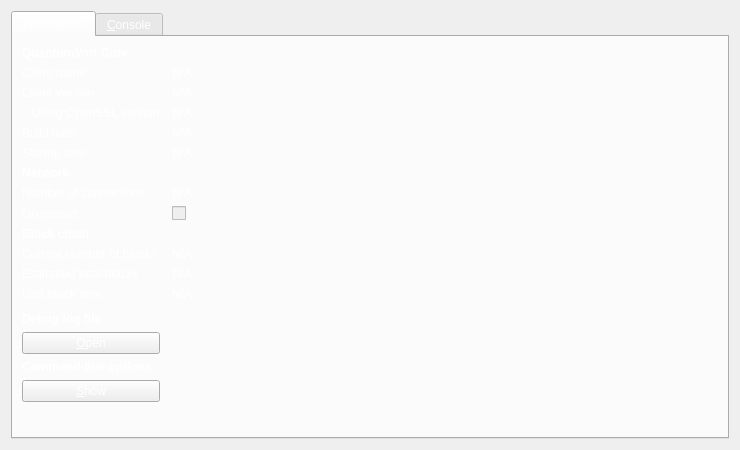
<?xml version="1.0" encoding="UTF-8"?>
<ui version="4.0">
 <class>RPCConsole</class>
 <widget class="QDialog" name="RPCConsole">
  <property name="geometry">
   <rect>
    <x>0</x>
    <y>0</y>
    <width>740</width>
    <height>450</height>
   </rect>
  </property>
  <property name="windowTitle">
   <string>QuantumVort - Debug window</string>
  </property>
  <property name="styleSheet">
   <string notr="true">background-image: url(:/images/bkg2);
color: rgb(255, 255, 255);</string>
  </property>
  <layout class="QVBoxLayout" name="verticalLayout_2">
   <item>
    <widget class="QTabWidget" name="tabWidget">
     <property name="currentIndex">
      <number>0</number>
     </property>
     <widget class="QWidget" name="tab_info">
      <attribute name="title">
       <string>&amp;Information</string>
      </attribute>
      <layout class="QGridLayout" name="gridLayout" columnstretch="0,1">
       <property name="horizontalSpacing">
        <number>12</number>
       </property>
       <item row="0" column="0">
        <widget class="QLabel" name="label_9">
         <property name="font">
          <font>
           <weight>75</weight>
           <bold>true</bold>
          </font>
         </property>
         <property name="text">
          <string>QuantumVort Core</string>
         </property>
        </widget>
       </item>
       <item row="1" column="0">
        <widget class="QLabel" name="label_5">
         <property name="text">
          <string>Client name</string>
         </property>
        </widget>
       </item>
       <item row="1" column="1">
        <widget class="QLabel" name="clientName">
         <property name="cursor">
          <cursorShape>IBeamCursor</cursorShape>
         </property>
         <property name="text">
          <string>N/A</string>
         </property>
         <property name="textFormat">
          <enum>Qt::PlainText</enum>
         </property>
         <property name="textInteractionFlags">
          <set>Qt::LinksAccessibleByMouse|Qt::TextSelectableByKeyboard|Qt::TextSelectableByMouse</set>
         </property>
        </widget>
       </item>
       <item row="2" column="0">
        <widget class="QLabel" name="label_6">
         <property name="text">
          <string>Client version</string>
         </property>
        </widget>
       </item>
       <item row="2" column="1">
        <widget class="QLabel" name="clientVersion">
         <property name="cursor">
          <cursorShape>IBeamCursor</cursorShape>
         </property>
         <property name="text">
          <string>N/A</string>
         </property>
         <property name="textFormat">
          <enum>Qt::PlainText</enum>
         </property>
         <property name="textInteractionFlags">
          <set>Qt::LinksAccessibleByMouse|Qt::TextSelectableByKeyboard|Qt::TextSelectableByMouse</set>
         </property>
        </widget>
       </item>
       <item row="3" column="0">
        <widget class="QLabel" name="label_14">
         <property name="text">
          <string>Using OpenSSL version</string>
         </property>
         <property name="indent">
          <number>10</number>
         </property>
        </widget>
       </item>
       <item row="3" column="1">
        <widget class="QLabel" name="openSSLVersion">
         <property name="cursor">
          <cursorShape>IBeamCursor</cursorShape>
         </property>
         <property name="text">
          <string>N/A</string>
         </property>
         <property name="textFormat">
          <enum>Qt::PlainText</enum>
         </property>
         <property name="textInteractionFlags">
          <set>Qt::LinksAccessibleByMouse|Qt::TextSelectableByKeyboard|Qt::TextSelectableByMouse</set>
         </property>
        </widget>
       </item>
       <item row="4" column="0">
        <widget class="QLabel" name="label_12">
         <property name="text">
          <string>Build date</string>
         </property>
        </widget>
       </item>
       <item row="4" column="1">
        <widget class="QLabel" name="buildDate">
         <property name="cursor">
          <cursorShape>IBeamCursor</cursorShape>
         </property>
         <property name="text">
          <string>N/A</string>
         </property>
         <property name="textFormat">
          <enum>Qt::PlainText</enum>
         </property>
         <property name="textInteractionFlags">
          <set>Qt::LinksAccessibleByMouse|Qt::TextSelectableByKeyboard|Qt::TextSelectableByMouse</set>
         </property>
        </widget>
       </item>
       <item row="5" column="0">
        <widget class="QLabel" name="label_13">
         <property name="text">
          <string>Startup time</string>
         </property>
        </widget>
       </item>
       <item row="5" column="1">
        <widget class="QLabel" name="startupTime">
         <property name="cursor">
          <cursorShape>IBeamCursor</cursorShape>
         </property>
         <property name="text">
          <string>N/A</string>
         </property>
         <property name="textFormat">
          <enum>Qt::PlainText</enum>
         </property>
         <property name="textInteractionFlags">
          <set>Qt::LinksAccessibleByMouse|Qt::TextSelectableByKeyboard|Qt::TextSelectableByMouse</set>
         </property>
        </widget>
       </item>
       <item row="6" column="0">
        <widget class="QLabel" name="label_11">
         <property name="font">
          <font>
           <weight>75</weight>
           <bold>true</bold>
          </font>
         </property>
         <property name="text">
          <string>Network</string>
         </property>
        </widget>
       </item>
       <item row="7" column="0">
        <widget class="QLabel" name="label_7">
         <property name="text">
          <string>Number of connections</string>
         </property>
        </widget>
       </item>
       <item row="7" column="1">
        <widget class="QLabel" name="numberOfConnections">
         <property name="cursor">
          <cursorShape>IBeamCursor</cursorShape>
         </property>
         <property name="text">
          <string>N/A</string>
         </property>
         <property name="textFormat">
          <enum>Qt::PlainText</enum>
         </property>
         <property name="textInteractionFlags">
          <set>Qt::LinksAccessibleByMouse|Qt::TextSelectableByKeyboard|Qt::TextSelectableByMouse</set>
         </property>
        </widget>
       </item>
       <item row="8" column="0">
        <widget class="QLabel" name="label_8">
         <property name="text">
          <string>On testnet</string>
         </property>
        </widget>
       </item>
       <item row="8" column="1">
        <widget class="QCheckBox" name="isTestNet">
         <property name="enabled">
          <bool>false</bool>
         </property>
         <property name="text">
          <string/>
         </property>
        </widget>
       </item>
       <item row="9" column="0">
        <widget class="QLabel" name="label_10">
         <property name="font">
          <font>
           <weight>75</weight>
           <bold>true</bold>
          </font>
         </property>
         <property name="text">
          <string>Block chain</string>
         </property>
        </widget>
       </item>
       <item row="10" column="0">
        <widget class="QLabel" name="label_3">
         <property name="text">
          <string>Current number of blocks</string>
         </property>
        </widget>
       </item>
       <item row="10" column="1">
        <widget class="QLabel" name="numberOfBlocks">
         <property name="cursor">
          <cursorShape>IBeamCursor</cursorShape>
         </property>
         <property name="text">
          <string>N/A</string>
         </property>
         <property name="textFormat">
          <enum>Qt::PlainText</enum>
         </property>
         <property name="textInteractionFlags">
          <set>Qt::LinksAccessibleByMouse|Qt::TextSelectableByKeyboard|Qt::TextSelectableByMouse</set>
         </property>
        </widget>
       </item>
       <item row="11" column="0">
        <widget class="QLabel" name="label_4">
         <property name="text">
          <string>Estimated total blocks</string>
         </property>
        </widget>
       </item>
       <item row="11" column="1">
        <widget class="QLabel" name="totalBlocks">
         <property name="cursor">
          <cursorShape>IBeamCursor</cursorShape>
         </property>
         <property name="text">
          <string>N/A</string>
         </property>
         <property name="textFormat">
          <enum>Qt::PlainText</enum>
         </property>
         <property name="textInteractionFlags">
          <set>Qt::LinksAccessibleByMouse|Qt::TextSelectableByKeyboard|Qt::TextSelectableByMouse</set>
         </property>
        </widget>
       </item>
       <item row="12" column="0">
        <widget class="QLabel" name="label_2">
         <property name="text">
          <string>Last block time</string>
         </property>
        </widget>
       </item>
       <item row="12" column="1">
        <widget class="QLabel" name="lastBlockTime">
         <property name="cursor">
          <cursorShape>IBeamCursor</cursorShape>
         </property>
         <property name="text">
          <string>N/A</string>
         </property>
         <property name="textFormat">
          <enum>Qt::PlainText</enum>
         </property>
         <property name="textInteractionFlags">
          <set>Qt::LinksAccessibleByMouse|Qt::TextSelectableByKeyboard|Qt::TextSelectableByMouse</set>
         </property>
        </widget>
       </item>
       <item row="13" column="0">
        <spacer name="verticalSpacer_2">
         <property name="orientation">
          <enum>Qt::Vertical</enum>
         </property>
         <property name="sizeHint" stdset="0">
          <size>
           <width>20</width>
           <height>20</height>
          </size>
         </property>
        </spacer>
       </item>
       <item row="14" column="0">
        <widget class="QLabel" name="labelDebugLogfile">
         <property name="font">
          <font>
           <weight>75</weight>
           <bold>true</bold>
          </font>
         </property>
         <property name="text">
          <string>Debug log file</string>
         </property>
        </widget>
       </item>
       <item row="15" column="0">
        <widget class="QPushButton" name="openDebugLogfileButton">
         <property name="toolTip">
          <string>Open the QuantumVort debug log file from the current data directory. This can take a few seconds for large log files.</string>
         </property>
         <property name="text">
          <string>&amp;Open</string>
         </property>
         <property name="autoDefault">
          <bool>false</bool>
         </property>
        </widget>
       </item>
       <item row="16" column="0">
        <widget class="QLabel" name="labelCLOptions">
         <property name="font">
          <font>
           <weight>75</weight>
           <bold>true</bold>
          </font>
         </property>
         <property name="text">
          <string>Command-line options</string>
         </property>
        </widget>
       </item>
       <item row="17" column="0">
        <widget class="QPushButton" name="showCLOptionsButton">
         <property name="toolTip">
          <string>Show the QuantumVort-Qt help message to get a list with possible QuantumVort command-line options.</string>
         </property>
         <property name="text">
          <string>&amp;Show</string>
         </property>
         <property name="autoDefault">
          <bool>false</bool>
         </property>
        </widget>
       </item>
       <item row="18" column="0">
        <spacer name="verticalSpacer">
         <property name="orientation">
          <enum>Qt::Vertical</enum>
         </property>
         <property name="sizeHint" stdset="0">
          <size>
           <width>20</width>
           <height>40</height>
          </size>
         </property>
        </spacer>
       </item>
      </layout>
     </widget>
     <widget class="QWidget" name="tab_console">
      <attribute name="title">
       <string>&amp;Console</string>
      </attribute>
      <layout class="QVBoxLayout" name="verticalLayout_3">
       <property name="spacing">
        <number>3</number>
       </property>
       <item>
        <widget class="QTextEdit" name="messagesWidget">
         <property name="minimumSize">
          <size>
           <width>0</width>
           <height>100</height>
          </size>
         </property>
         <property name="readOnly">
          <bool>true</bool>
         </property>
         <property name="tabKeyNavigation" stdset="0">
          <bool>false</bool>
         </property>
         <property name="columnCount" stdset="0">
          <number>2</number>
         </property>
        </widget>
       </item>
       <item>
        <layout class="QHBoxLayout" name="horizontalLayout">
         <property name="spacing">
          <number>3</number>
         </property>
         <item>
          <widget class="QLabel" name="label">
           <property name="text">
            <string notr="true">&gt;</string>
           </property>
          </widget>
         </item>
         <item>
          <widget class="QLineEdit" name="lineEdit"/>
         </item>
         <item>
          <widget class="QPushButton" name="clearButton">
           <property name="maximumSize">
            <size>
             <width>24</width>
             <height>24</height>
            </size>
           </property>
           <property name="toolTip">
            <string>Clear console</string>
           </property>
           <property name="text">
            <string/>
           </property>
           <property name="icon">
            <iconset resource="../bitcoin.qrc">
             <normaloff>:/icons/remove</normaloff>:/icons/remove</iconset>
           </property>
           <property name="shortcut">
            <string notr="true">Ctrl+L</string>
           </property>
           <property name="autoDefault">
            <bool>false</bool>
           </property>
          </widget>
         </item>
        </layout>
       </item>
      </layout>
     </widget>
    </widget>
   </item>
  </layout>
 </widget>
 <resources>
  <include location="../bitcoin.qrc"/>
 </resources>
 <connections/>
</ui>
